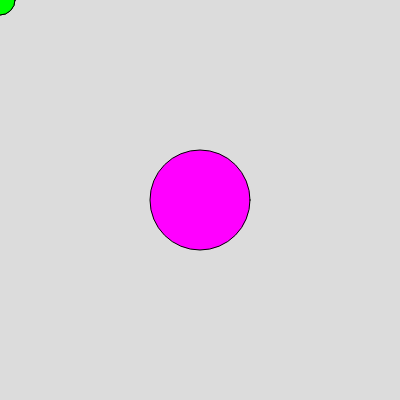
Frame 1 (no input)
Frame 60 (no input): identical to frame 1, image omitted
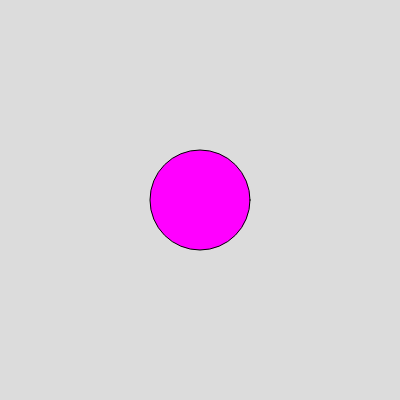
Frame 120 (the mouse pressed at the canvas centre since frame 60)

The p5.js sketch that drew these frames (run headless with seeded random() and noise() and a simulated clock; from frame 60 on, the mouse is pressed at the canvas centre):

// p5.js sketch
// ── sketch.js
// Coordinate systems and user effects
// Aedan Malayo
// September 10, 2025
// A first look at interactive programs with p5.js
//



function setup() { // runs ONCE at the start
  createCanvas(400, 400);
  print(windowWidth, windowHeight, width, height);
  // window width is current browser width
  // width: canvas width
}

function draw() { //runs OVER and OVER 
  // Strive to keep draw() clean and tidy
  background(220); // targetting 60 fps 
  fill(0, 165, 31);

  drawTwoCircles();
  //     R  G  B



  function drawTwoCircles() {  // ALT + SHIFT + F -> autoformat
    // draws 2 circles, one at a fixed location and one at the
    // mouse location
    fill(0, 255, 0);
    circle(mouseX, mouseY, 30);
    
    circle(mouseX, mouseY, 30);
    fill(255, 0 ,255);
    circle(width / 2, height / 2, 100);

  }

}
